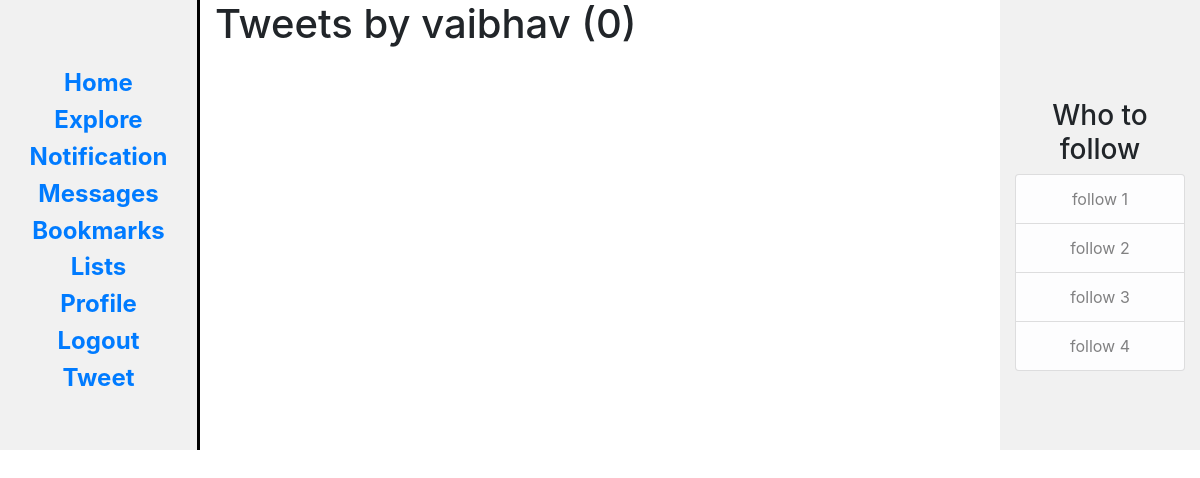
The page /user/vaibhav (signed in) on the database as committed earlier.
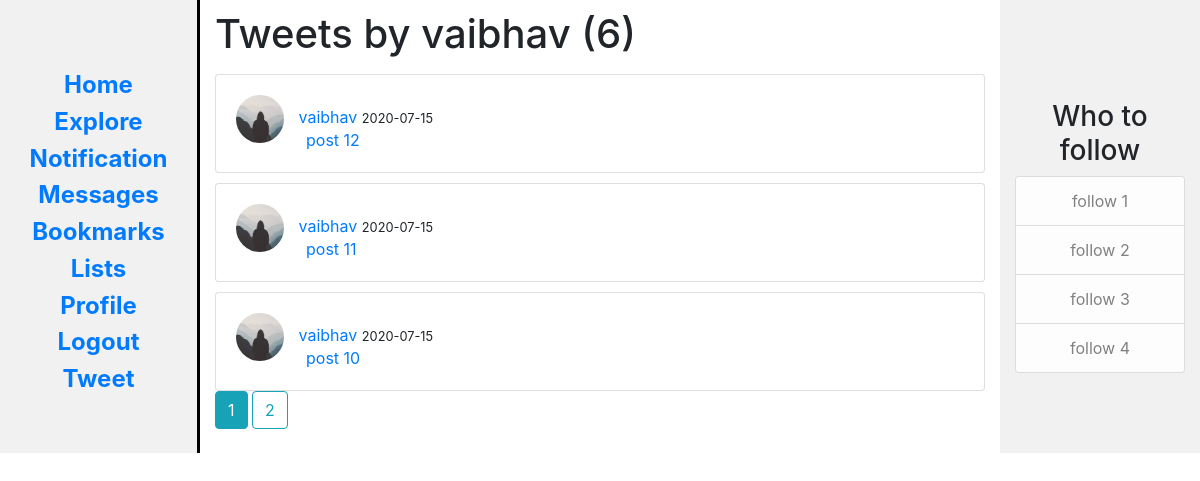
The same page on the database as committed later.
### twitter/models.py (models this page shows, shortened)
class User(db.Model, UserMixin):
	id = db.Column(db.Integer,primary_key=True)
	username = db.Column(db.String(20),unique=True, nullable=False)
	email = db.Column(db.String(120), unique=True, nullable=False)
	image_file = db.Column(db.String(20), nullable=False, default='default.jpg')
	password = db.Column(db.String(60), nullable=False)
	posts = db.relationship('Post', backref='author', lazy=True)

class Post(db.Model):
	id = db.Column(db.Integer,primary_key=True)
	date_posted = db.Column(db.DateTime,nullable=False,default=datetime.utcnow)
	content = db.Column(db.Text,nullable=False)
	user_id = db.Column(db.Integer, db.ForeignKey('user.id'), nullable=False)

### twitter/routes.py (the view)
@app.route("/user/<string:username>")
@login_required
def user_tweets(username):
    page = request.args.get('page',1,type=int)
    user=User.query.filter_by(username=username).first_or_404()
    posts = Post.query.filter_by(author=user).order_by(Post.date_posted.desc()).paginate(page=page,per_page=3)
    return render_template("user_tweets.html",posts=posts,user=user)

### twitter/models.py (called while the page is built)
@login_manager.user_loader
def load_user(user_id):
	return User.query.get(int(user_id))

### twitter/templates/user_tweets.html (shortened to what this page needs)
{% extends "layout.html" %}
{% block content %}
	<h1 class="mb-3">Tweets by {{ user.username }} ({{ posts.total }})</h1>
	{% for i in posts.items %}
		<div class="card move-up">
			<div class="card-body">
				<img class="rounded-circle img-size account-img" src="{{ url_for('static', filename='profile_pics/'+i.author.image_file) }}">
				<a href="{{ url_for('user_tweets',username=i.author.username) }}" class="card-title text-data-title">{{ i.author.username }}</a>
				<small class="card-title">{{ i.date_posted.strftime('%Y-%m-%d') }}</small>
				<p class="card-text text-data"><a href="{{ url_for('tweet',post_id=i.id) }}">{{ i.content }}</a></p>
			</div>
		</div>
	{% endfor %}
	{% for page_num in posts.iter_pages(left_edge=1, right_edge=1, left_current=1, right_current=2) %}
	    {% if page_num %}
	      {% if posts.page == page_num %}
	        <a class="btn btn-info mb-4" href="{{ url_for('user_tweets',username=user.username, page=page_num) }}">{{ page_num }}</a>
	      {% else %}
	        <a class="btn btn-outline-info mb-4" href="{{ url_for('user_tweets',username=user.username ,page=page_num) }}">{{ page_num }}</a>
	      {% endif %}
	    {% else %}
	      ...
	    {% endif %}
	{% endfor %}
{% endblock content %}

### twitter/templates/layout.html (shortened to what this page needs)
<!DOCTYPE html>
<html lang="en">
	<head>
	     <link rel="stylesheet" href="https://maxcdn.bootstrapcdn.com/bootstrap/4.0.0/css/bootstrap.min.css">
	</head>
	<body>
	    <div class="container-fluid text-center">
		    <div class="row content">
			    <div class=" col-sm-2 sidenav left-panel-up" style="overflow: hidden; border-right: 3px solid #000000;">
			        <h4 class="font-weight-bold"><a href="{{ url_for('home') }}">Home</a></h4>
			        <h4 class="font-weight-bold "><a href="#">Explore</a></h4>
			        <h4 class="font-weight-bold "><a href="#">Notification</a></h4>
			        <h4 class="font-weight-bold "><a href="#">Messages</a></h4>
			        <h4 class="font-weight-bold "><a href="#">Bookmarks</a></h4>
			        <h4 class="font-weight-bold "><a href="#">Lists</a></h4>
			        {% if current_user.is_authenticated %}
				        <h4 class="font-weight-bold "><a href="{{ url_for('profile') }}">Profile</a></h4>
			        	<h4 class="font-weight-bold "><a href="{{ url_for('logout') }}">Logout</a></h4>
			        	<h4 class="font-weight-bold "><a href="{{ url_for('new_tweet') }}">Tweet</a></h4>
			        {% else %}
			        	<h4 class="font-weight-bold "><a href="{{ url_for('register') }}">Register</a></h4>
				        <h4 class="font-weight-bold "><a href="{{ url_for('login') }}">Login</a></h4>
			        {% endif %}
			    </div>
			    <div class="col-sm-8 text-left move-up">
			        {% block content %}{% endblock %}
			    </div>
			    <div class="col-sm-2 sidenav">
			        <div class="content-section">
			            <h3>Who to follow</h3>
			            <ul class="list-group">
				            <li class="list-group-item list-group-item-light">follow 1</li>
				            <li class="list-group-item list-group-item-light">follow 2</li>
				            <li class="list-group-item list-group-item-light">follow 3</li>
				            <li class="list-group-item list-group-item-light">follow 4</li>
			           	</ul>
			        </div>
			    </div>
		  </div>
		</div>
	</body>
</html>

### twitter/templates/layout.html (style rules this page uses)
.row.content { height: 450px }
.sidenav { padding-top: 20px; background-color: #f1f1f1; height: auto; display: flex; flex-direction: column; justify-content: center; align-items: center; }

### twitter/templates/user_tweets.html (style rules this page uses)
.move-up { margin-top: 10px }
.img-size { width: 4vw; height: 4vw; object-fit: cover; }
.text-data-title { margin-left: 10px; }
.text-data { margin-left: 70px; margin-top: -15px; }

Rows that differ between the two databases and show on the page:
added Post: image_file (picture), author.username "vaibhav", date_posted "2020-07-15", content "post 12"
added Post: image_file (picture), author.username "vaibhav", date_posted "2020-07-15", content "post 11"
added Post: image_file (picture), author.username "vaibhav", date_posted "2020-07-15", content "post 10"
Other text that changed with them:
{{ posts.total }}: "0" → "6"
new list line: "1"
new list line: "2"
